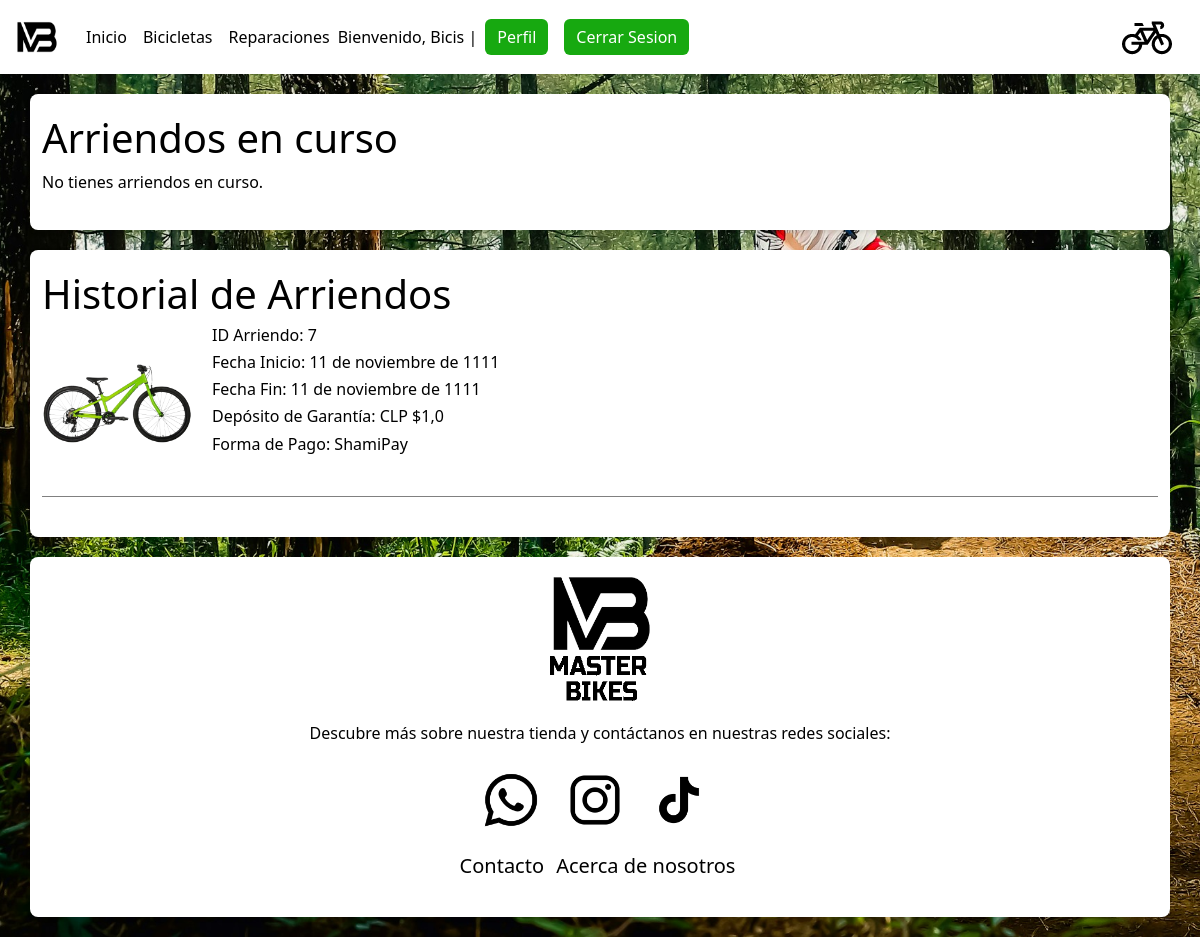
/historial_arriendos/ (signed in), run on the app's committed database.
### tienda/models.py (models this page shows, shortened)
class Arriendo(models.Model):
    usuario = models.ForeignKey(User, on_delete=models.CASCADE)
    bicicleta = models.ForeignKey(Bicicleta, on_delete=models.CASCADE)
    fecha_inicio = models.DateField()
    fecha_fin = models.DateField()
    deposito_garantia = models.FloatField()
    forma_pago = models.ForeignKey(FormaPago, on_delete=models.CASCADE)

class Bicicleta(models.Model):
    nombre = models.CharField(max_length=100)
    descripcion = models.TextField()
    precio = models.FloatField()
    precio_dolar = models.FloatField(default=0.0)
    precio_arriendo = models.FloatField(default=0.0)
    src_imagen = models.CharField(default="./Images/Productos/", max_length=300)

class FormaPago(models.Model):
    nombre = models.CharField(max_length=50)

### tienda/views.py (the view)
# urls.py: path('historial_arriendos/', views.historial_arriendos, name='historial_arriendos'),
@login_required
def historial_arriendos(request):
    arriendos_en_curso = Arriendo.objects.filter(usuario=request.user, fecha_fin__gte=date.today()).order_by('-fecha_inicio')
    arriendos_pasados = Arriendo.objects.filter(usuario=request.user, fecha_fin__lt=date.today()).order_by('-fecha_inicio')
    context = {
        'arriendos_en_curso': arriendos_en_curso,
        'arriendos_pasados': arriendos_pasados
    }
    return render(request, 'tienda/historial_arriendos.html', context)

### tienda/templates/tienda/historial_arriendos.html (shortened to what this page needs)
<!DOCTYPE html>
<html lang="es">
<head>
    {% load static %}
    <link rel="stylesheet" href="{% static './css/stylecarrito.css' %}" />
    <link href="https://cdn.jsdelivr.net/npm/bootstrap@5.3.3/dist/css/bootstrap.min.css" rel="stylesheet">
</head>
<body>
    <header>
        <nav class="navbar navbar-expand-lg .bg-black justify-content-center">
            <div class="container-fluid">
                <a class="navbar-brand" href="{% url 'index' %}"><img src="{% static './Images/Iconos/LogoMB.png' %}" alt="LogoPagina" class="logoPagina"></a>
                <div class="collapse navbar-collapse" id="navbarNavAltMarkup">
                    <div class="navbar-nav">
                        <a class="nav-link active" aria-current="page" href="{% url 'index' %}">Inicio</a>
                        <a class="nav-link" href="{% url 'bicicletas' %}">Bicicletas</a>
                        <a class="nav-link" href="{% url 'reparaciones' %}">Reparaciones</a>
                        <div class="sesion">
                            {% if user.is_authenticated %}
                            <span class="navbar-text">
                                Bienvenido, {{ user.username }} |
                            </span>
                            <a class="nav-link" href="{% url 'profile' %}"><button class="btn btn-primary">Perfil</button></a>
                            <a class="nav-link" href="{% url 'logout' %}"><button class="btn btn-primary">Cerrar Sesion</button></a>
                        {% else %}
                            <a class="nav-link" href="{% url 'login' %}"><button class="btn btn-primary"> Iniciar Sesion </button></a>
                            <a class="nav-link" href="{% url 'registro' %}"><button class="btn btn-primary">Registrarse</button></a>
                        {% endif %}
                        </div>
                        <a class="nav-link carro" href="{% url 'historial_arriendos' %}"><img src="{% static './Images/Iconos/Bicycle.png' %}" alt="Carrito">
                        </a>
                    </div>
                </div>
            </div>
        </nav>
    </header>
    <div class="container">
        <h1>Arriendos en curso</h1>
        <div id="lista-productos">
            {% if arriendos_en_curso %}
                {%for arriendo in arriendos_en_curso%}
                <div class="product" id="item-{{ arriendo.id }}">
                    <img src="{% static arriendo.bicicleta.src_imagen %}" alt="{{ arriendo.bicicleta.nombre }}">
                    <div class="product-details">
                        <h6>ID Arriendo: {{ arriendo.id }} </h6>
                        <h6>Fecha Inicio: {{ arriendo.fecha_inicio }}</h6>
                        <h6>Fecha Fin: {{ arriendo.fecha_fin }}</h6>
                        <h6>Depósito de Garantía: CLP ${{ arriendo.deposito_garantia }}</h6>
                        <h6>Forma de Pago: {{ arriendo.forma_pago.nombre }}</h6>
                    </div>
                </div>
                {% endfor %}
            {% else %}
                <p>No tienes arriendos en curso.</p>
            {% endif %}
        </div>
    </div>
    <div class="container">
        <h1>Historial de Arriendos</h1>
        <div id="lista-productos">
            {% if arriendos_pasados %}
                {% for arriendo in arriendos_pasados %}
                <div class="product" id="item-{{ arriendo.id }}">
                    <img src="{% static arriendo.bicicleta.src_imagen %}" alt="{{ arriendo.bicicleta.nombre }}">
                    <div class="product-details">
                        <h6>ID Arriendo: {{ arriendo.id }} </h6>
                        <h6>Fecha Inicio: {{ arriendo.fecha_inicio }}</h6>
                        <h6>Fecha Fin: {{ arriendo.fecha_fin }}</h6>
                        <h6>Depósito de Garantía: CLP ${{ arriendo.deposito_garantia }}</h6>
                        <h6>Forma de Pago: {{ arriendo.forma_pago.nombre }}</h6>
                    </div>
                </div>
                {% endfor %}
            {% else %}
                <p>No tienes arriendos pasados.</p>
            {% endif %}
        </div>
    </div>
    <footer>
        <div class="container text-center">
            <img src="{% static './Images/Iconos/Logo.png' %}" alt="MasterBikes" class="logo">
            <p class="footer-description">Descubre más sobre nuestra tienda y contáctanos en nuestras redes sociales:</p>
            <ul class="iconos-redes">
                <li><a href="#"><img src="{% static './Images/Iconos/LogoWhatsapp.png' %}" alt="Logo Whatsapp"></a></li>
                <li><a href="#"><img src="{% static './Images/Iconos/LogoInsta.png' %}" alt="Logo Instagram"></a></li>
                <li><a href="#"><img src="{% static './Images/Iconos/LogoTikTok.png' %}" alt="Logo Tiktok"></a></li>
            </ul>
            <ul class="list-inline">
                <li class="list-inline-item"><a href="{% url 'contacto' %}">Contacto</a></li>
                <li class="list-inline-item"><a href="{% url 'sobrenosotros' %}">Acerca de nosotros</a></li>
            </ul>
        </div>
    </footer>
</body>
</html>

### tienda/static/css/stylecarrito.css (style rules this page uses)
header, .navbar { background-color: #ffffff !important; margin: 0; padding: 0; }
h1 { color: black !important; }
p { color: black !important; }
.product-details { color: black !important; }
body { font-family: Arial, sans-serif; margin: 0; padding: 0; background-color: #1f1f1f !important; background-image: url('fondo.jpg'); background-repeat: repeat; background-size: cover; background-position: center center; }
.container { max-width: 100%; margin: 20px auto; background-color: #ffffff !important; padding: 20px; border-radius: 8px; box-shadow: 0 2px 4px rgba(0, 0, 0, 0.1); color: #ffffff; }
.product { display: flex; flex-wrap: wrap; margin-bottom: 20px; padding-bottom: 20px; border-bottom: 1px solid #808080; }
.product img { width: 150px; height: 150px; object-fit: contain; margin-right: 20px; }
.product-details { flex: 1; }
.btn { padding: 10px 20px; background-color: #007bff; color: #ffffff; border: none; border-radius: 4px; cursor: pointer; }
.navbar-nav .nav-link { color: #000000 !important; background-color: #ffffff; }
.list-inline-item { font-size: 20px; color: #000000; margin-right: 5px; }
footer a { color: #000000; text-decoration: none; }
.iconos-redes { list-style-type: none; padding: 0; }
.iconos-redes img { list-style-type: none; padding: 0; width: 70px; height: auto; }
.iconos-redes li { display: inline-block; margin-right: 10px; }
.iconos-redes a { color: #ffffff; font-size: 25px; }
.logo { max-width: 100px; margin-bottom: 20px; }
.footer-description { margin-bottom: 20px; }
.nav-link { align-self: center !important; }
.carro { position: absolute; right: 20px; }
.logoPagina { width: 50px !important; height: auto !important; }
.navbar-text { color: black !important; padding-top: 0.9rem !important; }
.sesion { display: flex; flex-direction: row; padding-left: 20vw; }
@media (max-width: 1240px) { .sesion { padding-left: 0; } }
.btn-primary { background-color: #17a910 !important; border: none !important; }

### data on the page
Arriendo: bicicleta.src_imagen (picture), id "7", fecha_inicio "11 de noviembre de 1111", fecha_fin "11 de noviembre de 1111", deposito_garantia "1,0", forma_pago.nombre "ShamiPay"

### other printed values
{{ user.username }} "Bicis"
